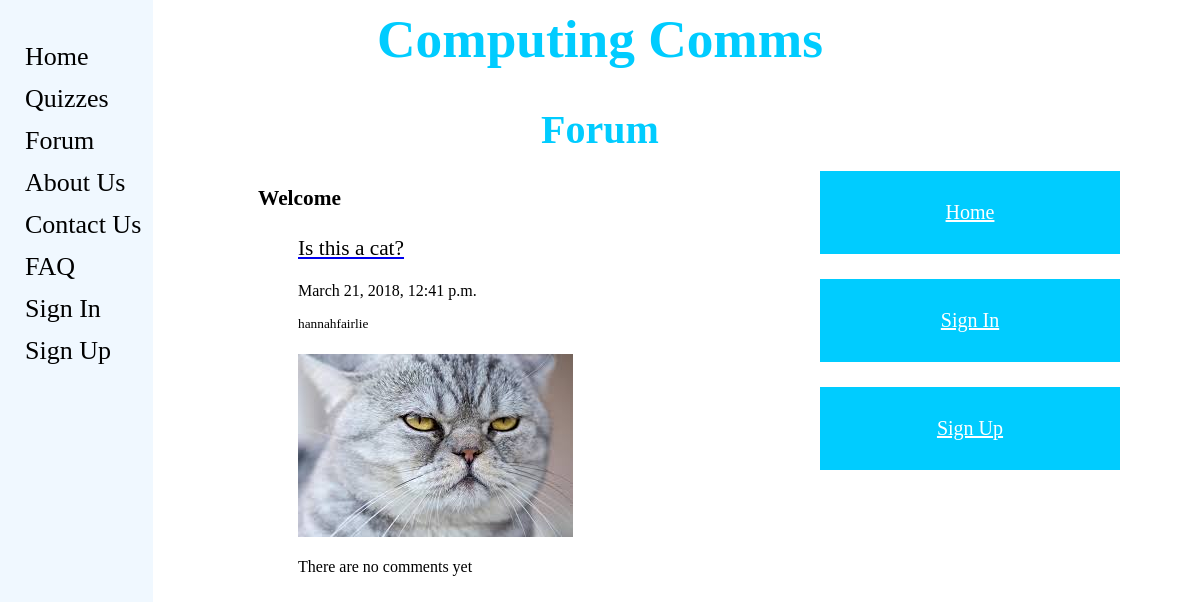
The app's page /computingcomms/forum/, older data.
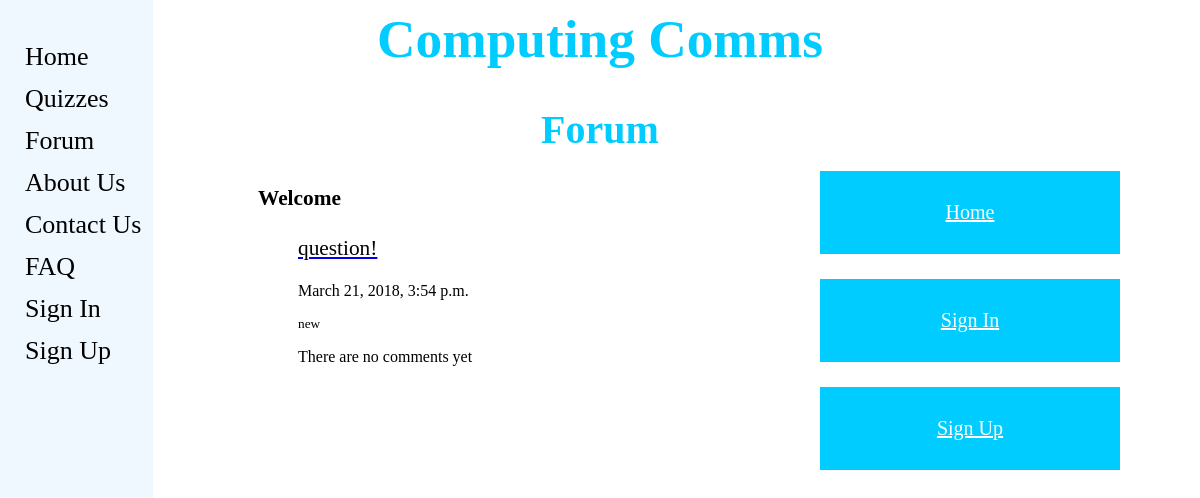
The same page, newer data.
### computingcomms/models.py (models this page shows, shortened)
class ForumPost(models.Model):
    question = models.CharField(max_length=128)
    picture = models.ImageField(upload_to='forum_images',blank=True)
    date = models.DateTimeField(auto_now=True)
    user = models.ForeignKey(User, on_delete=models.DO_NOTHING)
    slug = models.SlugField(unique=True)

### computingcomms/views.py (the view)
# urls.py: url(r'^forum/(?P<post_slug>[\w\-]+)/$', views.show_post, name='show_post'),
def forum(request):
    posts_list = ForumPost.objects.order_by('-date')
    comments_list = Comment.objects.order_by('-date')
    context_dict = {'posts': posts_list, 'comments': comments_list}
    return render(request, 'computingcomms/forum.html', context_dict)

### templates/computingcomms/forum.html (shortened to what this page needs)
{% extends 'computingcomms/base.html' %}
{% load staticfiles %}
{% block head_block %}
	<div>
		<center><h1>Computing Comms</h1></center>
                <center><h2>Forum</h2></center>
	</div>
{% endblock %}
{% block body_block %}
	<div>
		{% if user.is_authenticated %}
			<h3><p>Welcome {{ user.username }}</p></h3>
		{% else %}
			<h3><p>Welcome</p></h3>
		{% endif %}
	</div>
	<div>
	    {% if posts %}
		<ul>
		{% for post in posts %}
			<a href="{{post.slug}}"><p>{{ post.question }}</p></a>
			<p id="date">{{ post.date }}</p>
			<p id="user">{{ post.user }}</p>
                        {% if post.picture %}
			    <p><img src="{{ MEDIA_URL }}{{ post.picture }}" alt="no image"></p>
                        {% endif %}
			{% if comments %}
				<ul>
`				{% for comment in comments %}
				   <p id="comment">{{ comment.comment }}<br>
				   {{ comment.user }} <br>
				   {{ comment.date }} <br>
				   {{ comment.image }}<br>
				   {% endfor %}
				</ul>
			    {% else %}
				<p id="comment">There are no comments yet
			    {% endif %}
		{% endfor %}
		</ul>
	    {% else %}
		<strong>There are no posts present.</strong>
	    {% endif %}
	</div>
	<div class="buttons_position">
	{% if user.is_authenticated %}
		<ul>
		<a href="{% url 'my_account' %}"><button class="button">My Account</a></button><br><br>
		<a href="{% url 'add_image' %}"><button class="button">Add Image</a></button><br><br>
		<a href="{% url 'add_question' %}"><button class="button">Add Question</a></button>
		</ul>
	{% else %}
		<ul>
		<a href="{% url 'home' %}"><button class="button">Home</a></button><br><br>
		<a href="{% url 'login' %}"><button class="button">Sign In</a></button><br><br>
		<a href="{% url 'register' %}"><button class="button">Sign Up</a></button>
		</ul>
	{% endif %}
	</div>
{% endblock %}

### templates/computingcomms/base.html (shortened to what this page needs)
{% load staticfiles %}
<head>
	<link rel="stylesheet" type="text/css" href="{% static "CSS/stylesheet.css" %}"/>
</head>
<html>
	<head>
		{% block head_block %}
		{% endblock %}
	</head>
	<body>
		<div class ="sidenav">
			{% block sidebar_block %}
				<ul>
					<a href="{% url 'home' %}">Home</a>
					<a href="{% url 'quizzes' %}">Quizzes</a>
					<a href="{% url 'forum' %}">Forum</a>
					<a href="{% url 'about_us' %}">About Us</a>
					<a href="{% url 'contact_us' %}">Contact Us</a>
					<a href="{% url 'faq' %}">FAQ</a>
					{% if user.is_authenticated %}
						<a href="{% url 'my_account' %}">My Account</a>
						<a href="{% url 'sign_out' %}">Logout</a>
					{% else %}
						<a href="{% url 'login' %}">Sign In</a>
						<a href="{% url 'register' %}">Sign Up</a>
					{% endif %}
                </ul>
			{% endblock %}
		</div>
		<div>
			{% block body_block %}
			{% endblock %}
		</div>
	</body>
</html>

### static/CSS/stylesheet.css (style rules this page uses)
h1 { font-size: 40pt; text-align: center; color: #00ccff; font-family: Bernard MT Condensed; }
h2 { font-size: 30pt; text-align: center; color: #00ccff; font-family: Bernard MT Condensed; }
p { font-size: 16pt; color: black; font-family: Calibri; margin-left: 250px; margin-right: 30px; }
#date { font-size: 12pt; color: black; font-family: Calibri; }
#user { font-size: 10pt; color: black; font-family: Calibri; }
#comment { font-size: 12pt; color: black; font-family: Calibri; }
.button { background-color: #00ccff; border: none; color: white; padding: 30px 62px; text-align: center; text-decoration: none; display: inline-block; font-size: 20px; font-family: Calibri; width: 300px; }
.sidenav { height: 100%; width: 170px; position:fixed; z-index: 1; top: 0; left: -17; background-color: #F0F8FF; overflow-x: hidden; padding-top: 15px; }
.sidenav a { padding: 6px 2px 6px 2px; text-decoration: none; font-size: 26px; font-family: Calibri; color: black; display: block; }
.button a:link { color: white; font-size: 20px; font-family: Calibri; }
.buttons_position { position: absolute; top: 150px; right: 80px }
body { font-family: Calibri; color: black; font-size: 16pt; }

Row changes from the older to the newer data that the page shows:
removed ForumPost: question "Is this a cat?", date "March 21, 2018, 12:41 p.m.", user "hannahfairlie", picture (picture)
added ForumPost: question "question!", date "March 21, 2018, 3:54 p.m.", user "new"
